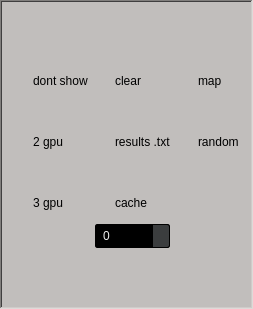
                <widget class="QFrame" name="flags_frame">
                 <property name="maximumSize">
                  <size>
                   <width>1920</width>
                   <height>1080</height>
                  </size>
                 </property>
                 <property name="font">
                  <font>
                   <kerning>true</kerning>
                  </font>
                 </property>
                 <property name="acceptDrops">
                  <bool>true</bool>
                 </property>
                 <property name="styleSheet">
                  <string notr="true">background-color: rgb(193, 190, 188);</string>
                 </property>
                 <property name="frameShape">
                  <enum>QFrame::WinPanel</enum>
                 </property>
                 <property name="frameShadow">
                  <enum>QFrame::Sunken</enum>
                 </property>
                 <property name="lineWidth">
                  <number>10</number>
                 </property>
                 <property name="midLineWidth">
                  <number>10</number>
                 </property>
                 <layout class="QGridLayout" name="gridLayout">
                  <item row="10" column="1">
                   <widget class="QCheckBox" name="cache">
                    <property name="styleSheet">
                     <string notr="true">QCheckBox{
					background-color: transparent;
					color: black /*txt*/;
					border: none;
				}
				QCheckBox::disabled
				{
					color: #656565;
				}
				/*-----QRadioButton-----*/
				QRadioButton 
				{
					color: lightgray;
					background-color: transparent;
				}</string>
                    </property>
                    <property name="text">
                     <string>cache</string>
                    </property>
                   </widget>
                  </item>
                  <item row="5" column="2">
                   <widget class="QCheckBox" name="random">
                    <property name="styleSheet">
                     <string notr="true">QCheckBox{
					background-color: transparent;
					color: black /*txt*/;
					border: none;
				}
				QCheckBox::disabled
				{
					color: #656565;
				}
				/*-----QRadioButton-----*/
				QRadioButton 
				{
					color: lightgray;
					background-color: transparent;
				}</string>
                    </property>
                    <property name="text">
                     <string>random</string>
                    </property>
                   </widget>
                  </item>
                  <item row="10" column="0">
                   <widget class="QCheckBox" name="gpu2">
                    <property name="styleSheet">
                     <string notr="true">QCheckBox{
					background-color: transparent;
					color: black /*txt*/;
					border: none;
				}
				QCheckBox::disabled
				{
					color: #656565;
				}
				/*-----QRadioButton-----*/
				QRadioButton 
				{
					color: lightgray;
					background-color: transparent;
				}</string>
                    </property>
                    <property name="text">
                     <string>3 gpu</string>
                    </property>
                   </widget>
                  </item>
                  <item row="1" column="1">
                   <spacer name="horizontalSpacer_22">
                    <property name="orientation">
                     <enum>Qt::Horizontal</enum>
                    </property>
                    <property name="sizeHint" stdset="0">
                     <size>
                      <width>40</width>
                      <height>20</height>
                     </size>
                    </property>
                   </spacer>
                  </item>
                  <item row="3" column="0">
                   <widget class="QCheckBox" name="dont_show_check">
                    <property name="sizePolicy">
                     <sizepolicy hsizetype="Minimum" vsizetype="Minimum">
                      <horstretch>0</horstretch>
                      <verstretch>0</verstretch>
                     </sizepolicy>
                    </property>
                    <property name="font">
                     <font>
                      <stylestrategy>PreferAntialias</stylestrategy>
                     </font>
                    </property>
                    <property name="styleSheet">
                     <string notr="true">QCheckBox{
					background-color: transparent;
					color: black /*txt*/;
					border: none;
				}
				QCheckBox::disabled
				{
					color: #656565;
				}
				/*-----QRadioButton-----*/
				QRadioButton 
				{
					color: lightgray;
					background-color: transparent;
				}</string>
                    </property>
                    <property name="text">
                     <string>dont show</string>
                    </property>
                    <property name="tristate">
                     <bool>false</bool>
                    </property>
                   </widget>
                  </item>
                  <item row="1" column="2">
                   <spacer name="horizontalSpacer_14">
                    <property name="orientation">
                     <enum>Qt::Horizontal</enum>
                    </property>
                    <property name="sizeHint" stdset="0">
                     <size>
                      <width>40</width>
                      <height>20</height>
                     </size>
                    </property>
                   </spacer>
                  </item>
                  <item row="14" column="1">
                   <spacer name="verticalSpacer_10">
                    <property name="orientation">
                     <enum>Qt::Vertical</enum>
                    </property>
                    <property name="sizeHint" stdset="0">
                     <size>
                      <width>20</width>
                      <height>40</height>
                     </size>
                    </property>
                   </spacer>
                  </item>
                  <item row="13" column="1">
                   <widget class="QSpinBox" name="cache_input">
                    <property name="maximumSize">
                     <size>
                      <width>75</width>
                      <height>24</height>
                     </size>
                    </property>
                    <property name="styleSheet">
                     <string notr="true">				QSpinBox,QDoubleSpinBox,
				QDateTimeEdit 
				{
					background-color: rgb(0, 0, 0) /*bg_gen*/;
					color : rgb(238, 238, 238) /*txt*/;
					border: 1px solid #000;
					padding: 3px;
					padding-left: 5px;
					border-radius : 2px;
				}
				QDoubleSpinBox::up-button, 
				QSpinBox::up-button, 
				QDateTimeEdit::up-button
				{
					border-top-right-radius:2px;
					background-color: rgb(59, 61, 62) /*bg_alt*/;
					width: 16px; 
					border-width: 1px;
				}
				QDoubleSpinBox::up-button:hover, 
				QSpinBox::up-button:hover, 
				QDateTimeEdit::up-button:hover
				{
					background-color: rgb(59, 61, 62) /*bg_alt*/;
				}
				QDoubleSpinBox::up-button:pressed, 
				QSpinBox::up-button:pressed, 
				QDateTimeEdit::up-button:pressed
				{
					background-color: rgb(0, 0, 0) /*bg_gen*/;
					width: 16px; 
					border-width: 1px;
				}
				QDoubleSpinBox::up-arrow,
				QSpinBox::up-arrow,
				QDateTimeEdit::up-arrow
				{
					image: url(:/16x16/icons/16x16/up.gif);
					width: 7px;
					height: 7px;
				}
				QDoubleSpinBox::down-button, 
				QSpinBox::down-button, 
				QDateTimeEdit::down-button
				{
					border-bottom-right-radius:2px;
					background-color: rgb(59, 61, 62) /*bg_alt*/;
					width: 16px; 
					border-width: 1px;
				}
				QDoubleSpinBox::down-button:hover, 
				QSpinBox::down-button:hover, 
				QDateTimeEdit::down-button:hover
				{
					background-color: rgb(59, 61, 62) /*bg_alt*/;
				}
				QDoubleSpinBox::down-button:pressed,
				QSpinBox::down-button:pressed, 
				QDateTimeEdit::down-button:pressed
				{
					background-color: rgb(0, 0, 0) /*bg_gen*/;
					width: 16px; 
					border-width: 1px;
				}
				QDoubleSpinBox::down-arrow,
				QSpinBox::down-arrow,
				QDateTimeEdit::down-arrow
				{
					image: url(:/16x16/icons/16x16/down.gif);
					width: 7px;
					height: 7px;
				}</string>
                    </property>
                    <property name="maximum">
                     <number>1000000000</number>
                    </property>
                   </widget>
                  </item>
                  <item row="5" column="1">
                   <widget class="QCheckBox" name="results">
                    <property name="styleSheet">
                     <string notr="true">QCheckBox{
					background-color: transparent;
					color: black /*txt*/;
					border: none;
				}
				QCheckBox::disabled
				{
					color: #656565;
				}
				/*-----QRadioButton-----*/
				QRadioButton 
				{
					color: lightgray;
					background-color: transparent;
				}</string>
                    </property>
                    <property name="text">
                     <string>results .txt</string>
                    </property>
                   </widget>
                  </item>
                  <item row="4" column="1">
                   <spacer name="verticalSpacer_11">
                    <property name="orientation">
                     <enum>Qt::Vertical</enum>
                    </property>
                    <property name="sizeHint" stdset="0">
                     <size>
                      <width>20</width>
                      <height>40</height>
                     </size>
                    </property>
                   </spacer>
                  </item>
                  <item row="3" column="2">
                   <widget class="QCheckBox" name="map_check">
                    <property name="sizePolicy">
                     <sizepolicy hsizetype="Minimum" vsizetype="Minimum">
                      <horstretch>0</horstretch>
                      <verstretch>0</verstretch>
                     </sizepolicy>
                    </property>
                    <property name="styleSheet">
                     <string notr="true">QCheckBox{
					background-color: transparent;
					color: black /*txt*/;
					border: none;
				}
				QCheckBox::disabled
				{
					color: #656565;
				}
				/*-----QRadioButton-----*/
				QRadioButton 
				{
					color: lightgray;
					background-color: transparent;
				}</string>
                    </property>
                    <property name="text">
                     <string>map</string>
                    </property>
                   </widget>
                  </item>
                  <item row="1" column="0">
                   <spacer name="horizontalSpacer_13">
                    <property name="orientation">
                     <enum>Qt::Horizontal</enum>
                    </property>
                    <property name="sizeHint" stdset="0">
                     <size>
                      <width>40</width>
                      <height>20</height>
                     </size>
                    </property>
                   </spacer>
                  </item>
                  <item row="7" column="0">
                   <spacer name="verticalSpacer_5">
                    <property name="orientation">
                     <enum>Qt::Vertical</enum>
                    </property>
                    <property name="sizeHint" stdset="0">
                     <size>
                      <width>20</width>
                      <height>40</height>
                     </size>
                    </property>
                   </spacer>
                  </item>
                  <item row="5" column="0">
                   <widget class="QCheckBox" name="gpu1">
                    <property name="styleSheet">
                     <string notr="true">QCheckBox{
					background-color: transparent;
					color: black /*txt*/;
					border: none;
				}
				QCheckBox::disabled
				{
					color: #656565;
				}
				/*-----QRadioButton-----*/
				QRadioButton 
				{
					color: lightgray;
					background-color: transparent;
				}</string>
                    </property>
                    <property name="text">
                     <string>2 gpu</string>
                    </property>
                   </widget>
                  </item>
                  <item row="3" column="1">
                   <widget class="QCheckBox" name="clear_check">
                    <property name="sizePolicy">
                     <sizepolicy hsizetype="Minimum" vsizetype="Minimum">
                      <horstretch>0</horstretch>
                      <verstretch>0</verstretch>
                     </sizepolicy>
                    </property>
                    <property name="styleSheet">
                     <string notr="true">QCheckBox{
					background-color: transparent;
					color: black /*txt*/;
					border: none;
				}
				QCheckBox::disabled
				{
					color: #656565;
				}
				/*-----QRadioButton-----*/
				QRadioButton 
				{
					color: lightgray;
					background-color: transparent;
				}</string>
                    </property>
                    <property name="text">
                     <string>clear</string>
                    </property>
                   </widget>
                  </item>
                  <item row="13" column="0">
                   <spacer name="verticalSpacer_9">
                    <property name="orientation">
                     <enum>Qt::Vertical</enum>
                    </property>
                    <property name="sizeHint" stdset="0">
                     <size>
                      <width>20</width>
                      <height>40</height>
                     </size>
                    </property>
                   </spacer>
                  </item>
                  <item row="0" column="0">
                   <spacer name="verticalSpacer_33">
                    <property name="orientation">
                     <enum>Qt::Vertical</enum>
                    </property>
                    <property name="sizeHint" stdset="0">
                     <size>
                      <width>20</width>
                      <height>40</height>
                     </size>
                    </property>
                   </spacer>
                  </item>
                  <item row="4" column="0">
                   <spacer name="verticalSpacer_67">
                    <property name="orientation">
                     <enum>Qt::Vertical</enum>
                    </property>
                    <property name="sizeHint" stdset="0">
                     <size>
                      <width>20</width>
                      <height>40</height>
                     </size>
                    </property>
                   </spacer>
                  </item>
                 </layout>
                </widget>
